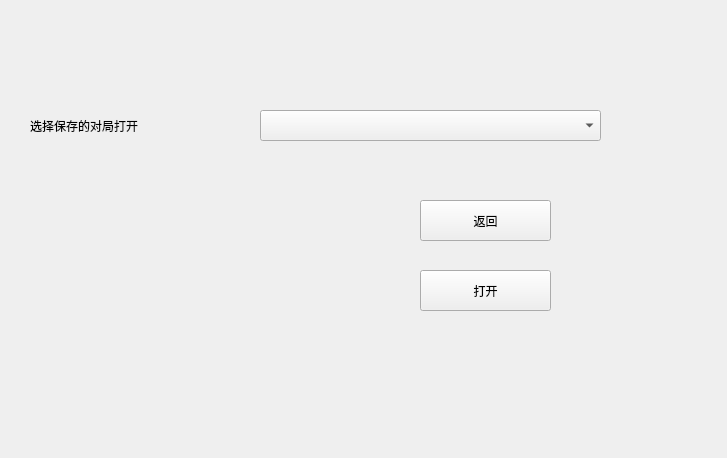
<?xml version="1.0" encoding="UTF-8"?>
<ui version="4.0">
 <class>Read_save_select</class>
 <widget class="QWidget" name="Read_save_select">
  <property name="geometry">
   <rect>
    <x>0</x>
    <y>0</y>
    <width>727</width>
    <height>458</height>
   </rect>
  </property>
  <property name="cursor">
   <cursorShape>ArrowCursor</cursorShape>
  </property>
  <property name="windowTitle">
   <string>选择一个未完成的对局</string>
  </property>
  <widget class="QLabel" name="label">
   <property name="geometry">
    <rect>
     <x>30</x>
     <y>90</y>
     <width>231</width>
     <height>71</height>
    </rect>
   </property>
   <property name="text">
    <string>选择保存的对局打开</string>
   </property>
  </widget>
  <widget class="QPushButton" name="pushButton">
   <property name="geometry">
    <rect>
     <x>420</x>
     <y>270</y>
     <width>131</width>
     <height>41</height>
    </rect>
   </property>
   <property name="cursor">
    <cursorShape>PointingHandCursor</cursorShape>
   </property>
   <property name="text">
    <string>打开</string>
   </property>
  </widget>
  <widget class="QComboBox" name="HistoryList">
   <property name="geometry">
    <rect>
     <x>260</x>
     <y>110</y>
     <width>341</width>
     <height>31</height>
    </rect>
   </property>
  </widget>
  <widget class="QLabel" name="board_preview">
   <property name="geometry">
    <rect>
     <x>100</x>
     <y>180</y>
     <width>241</width>
     <height>241</height>
    </rect>
   </property>
   <property name="text">
    <string/>
   </property>
   <property name="alignment">
    <set>Qt::AlignmentFlag::AlignCenter</set>
   </property>
  </widget>
  <widget class="QLabel" name="label_2">
   <property name="geometry">
    <rect>
     <x>-10</x>
     <y>-10</y>
     <width>791</width>
     <height>511</height>
    </rect>
   </property>
   <property name="text">
    <string/>
   </property>
   <property name="pixmap">
    <pixmap resource="picture.qrc">:/pictures/board_background.png</pixmap>
   </property>
  </widget>
  <widget class="QPushButton" name="pushButton_2">
   <property name="geometry">
    <rect>
     <x>420</x>
     <y>200</y>
     <width>131</width>
     <height>41</height>
    </rect>
   </property>
   <property name="cursor">
    <cursorShape>PointingHandCursor</cursorShape>
   </property>
   <property name="text">
    <string>返回</string>
   </property>
  </widget>
  <zorder>label_2</zorder>
  <zorder>label</zorder>
  <zorder>pushButton</zorder>
  <zorder>HistoryList</zorder>
  <zorder>board_preview</zorder>
  <zorder>pushButton_2</zorder>
 </widget>
 <resources>
  <include location="picture.qrc"/>
 </resources>
 <connections/>
</ui>
